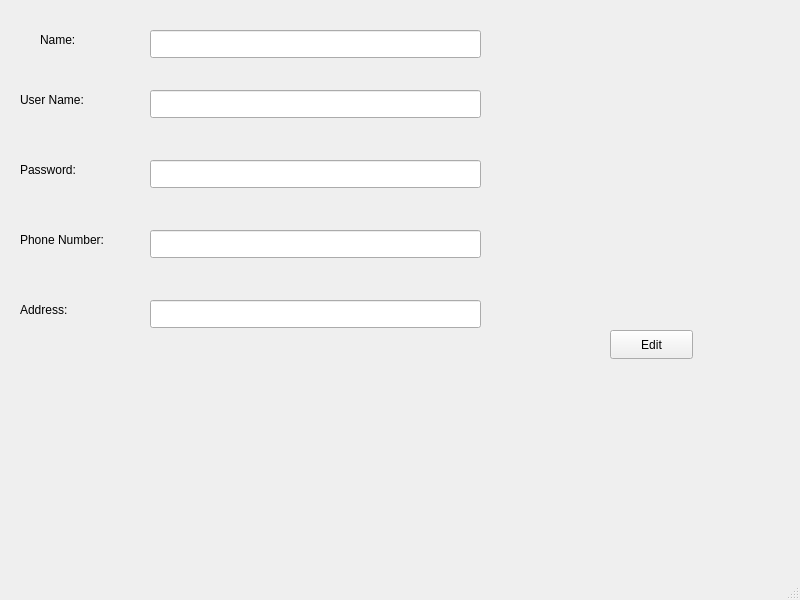
<?xml version="1.0" encoding="UTF-8"?>
<ui version="4.0">
 <class>setting</class>
 <widget class="QMainWindow" name="setting">
  <property name="geometry">
   <rect>
    <x>0</x>
    <y>0</y>
    <width>800</width>
    <height>600</height>
   </rect>
  </property>
  <property name="windowTitle">
   <string>MainWindow</string>
  </property>
  <widget class="QWidget" name="centralwidget">
   <widget class="QLabel" name="label">
    <property name="geometry">
     <rect>
      <x>40</x>
      <y>30</y>
      <width>63</width>
      <height>20</height>
     </rect>
    </property>
    <property name="styleSheet">
     <string notr="true">color: rgb(0, 0, 0);
font: 700 9pt &quot;Segoe UI&quot;;</string>
    </property>
    <property name="text">
     <string>Name:</string>
    </property>
   </widget>
   <widget class="QLabel" name="label_2">
    <property name="geometry">
     <rect>
      <x>20</x>
      <y>90</y>
      <width>101</width>
      <height>20</height>
     </rect>
    </property>
    <property name="styleSheet">
     <string notr="true">color: rgb(0, 0, 0);
font: 700 9pt &quot;Segoe UI&quot;;</string>
    </property>
    <property name="text">
     <string>User Name:</string>
    </property>
   </widget>
   <widget class="QLabel" name="label_3">
    <property name="geometry">
     <rect>
      <x>20</x>
      <y>160</y>
      <width>101</width>
      <height>20</height>
     </rect>
    </property>
    <property name="styleSheet">
     <string notr="true">color: rgb(0, 0, 0);
font: 700 9pt &quot;Segoe UI&quot;;</string>
    </property>
    <property name="text">
     <string>Password:</string>
    </property>
   </widget>
   <widget class="QLabel" name="label_4">
    <property name="geometry">
     <rect>
      <x>20</x>
      <y>230</y>
      <width>131</width>
      <height>20</height>
     </rect>
    </property>
    <property name="styleSheet">
     <string notr="true">color: rgb(0, 0, 0);
font: 700 9pt &quot;Segoe UI&quot;;</string>
    </property>
    <property name="text">
     <string>Phone Number:</string>
    </property>
   </widget>
   <widget class="QLabel" name="label_5">
    <property name="geometry">
     <rect>
      <x>20</x>
      <y>300</y>
      <width>101</width>
      <height>20</height>
     </rect>
    </property>
    <property name="styleSheet">
     <string notr="true">color: rgb(0, 0, 0);
font: 700 9pt &quot;Segoe UI&quot;;</string>
    </property>
    <property name="text">
     <string>Address:</string>
    </property>
   </widget>
   <widget class="QLineEdit" name="lineEdit5">
    <property name="geometry">
     <rect>
      <x>150</x>
      <y>300</y>
      <width>331</width>
      <height>28</height>
     </rect>
    </property>
   </widget>
   <widget class="QLineEdit" name="lineEdit4">
    <property name="geometry">
     <rect>
      <x>150</x>
      <y>230</y>
      <width>331</width>
      <height>28</height>
     </rect>
    </property>
   </widget>
   <widget class="QLineEdit" name="lineEdit3">
    <property name="geometry">
     <rect>
      <x>150</x>
      <y>160</y>
      <width>331</width>
      <height>28</height>
     </rect>
    </property>
   </widget>
   <widget class="QLineEdit" name="lineEdit1">
    <property name="geometry">
     <rect>
      <x>150</x>
      <y>30</y>
      <width>331</width>
      <height>28</height>
     </rect>
    </property>
   </widget>
   <widget class="QLineEdit" name="lineEdit2">
    <property name="geometry">
     <rect>
      <x>150</x>
      <y>90</y>
      <width>331</width>
      <height>28</height>
     </rect>
    </property>
   </widget>
   <widget class="QPushButton" name="pushButton">
    <property name="geometry">
     <rect>
      <x>610</x>
      <y>330</y>
      <width>83</width>
      <height>29</height>
     </rect>
    </property>
    <property name="styleSheet">
     <string notr="true">color: rgb(0, 0, 0);
font: 700 9pt &quot;Segoe UI&quot;;</string>
    </property>
    <property name="text">
     <string>Edit</string>
    </property>
   </widget>
  </widget>
  <widget class="QMenuBar" name="menubar">
   <property name="geometry">
    <rect>
     <x>0</x>
     <y>0</y>
     <width>800</width>
     <height>25</height>
    </rect>
   </property>
  </widget>
  <widget class="QStatusBar" name="statusbar"/>
 </widget>
 <resources/>
 <connections/>
</ui>
